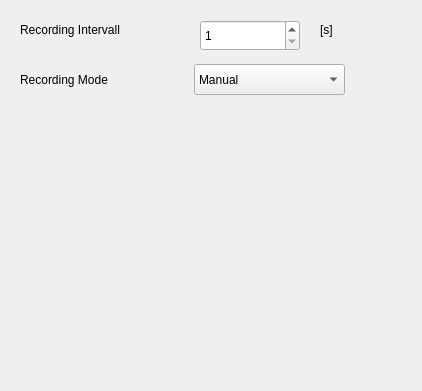
<?xml version="1.0" encoding="UTF-8"?>
<ui version="4.0">
 <class>MemoryFrame</class>
 <widget class="QWidget" name="MemoryFrame">
  <property name="enabled">
   <bool>true</bool>
  </property>
  <property name="geometry">
   <rect>
    <x>0</x>
    <y>0</y>
    <width>422</width>
    <height>391</height>
   </rect>
  </property>
  <property name="windowTitle">
   <string>Memory</string>
  </property>
  <widget class="QLabel" name="textLabel_Intervall">
   <property name="geometry">
    <rect>
     <x>20</x>
     <y>20</y>
     <width>150</width>
     <height>20</height>
    </rect>
   </property>
   <property name="text">
    <string>Recording Intervall</string>
   </property>
   <property name="wordWrap">
    <bool>false</bool>
   </property>
  </widget>
  <widget class="QLabel" name="textLabel_IntervallUnit">
   <property name="geometry">
    <rect>
     <x>320</x>
     <y>20</y>
     <width>67</width>
     <height>20</height>
    </rect>
   </property>
   <property name="text">
    <string>[s]</string>
   </property>
   <property name="wordWrap">
    <bool>false</bool>
   </property>
  </widget>
  <widget class="QLabel" name="textLabel_Mode">
   <property name="geometry">
    <rect>
     <x>20</x>
     <y>70</y>
     <width>134</width>
     <height>20</height>
    </rect>
   </property>
   <property name="text">
    <string>Recording Mode</string>
   </property>
   <property name="wordWrap">
    <bool>false</bool>
   </property>
  </widget>
  <widget class="QComboBox" name="comboBox_Mode">
   <property name="geometry">
    <rect>
     <x>194</x>
     <y>64</y>
     <width>151</width>
     <height>31</height>
    </rect>
   </property>
   <item>
    <property name="text">
     <string>Manual</string>
    </property>
   </item>
   <item>
    <property name="text">
     <string>Automatic</string>
    </property>
   </item>
  </widget>
  <widget class="QSpinBox" name="spinBox_Intervall">
   <property name="geometry">
    <rect>
     <x>200</x>
     <y>20</y>
     <width>100</width>
     <height>31</height>
    </rect>
   </property>
   <property name="minimum">
    <number>1</number>
   </property>
   <property name="maximum">
    <number>60</number>
   </property>
   <property name="singleStep">
    <number>1</number>
   </property>
   <property name="value">
    <number>1</number>
   </property>
  </widget>
 </widget>
 <layoutdefault spacing="6" margin="11"/>
 <resources/>
 <connections/>
</ui>
